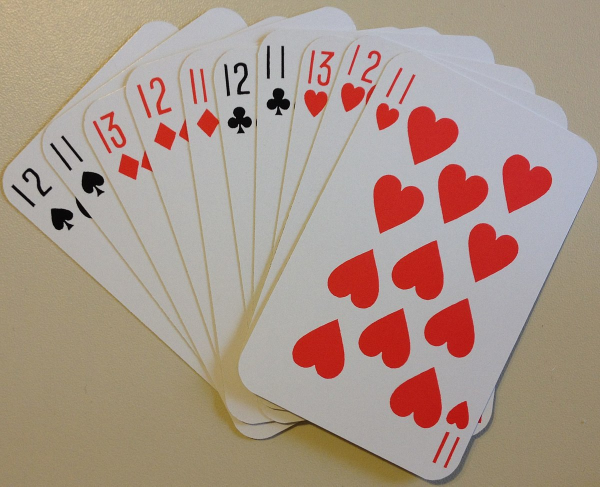
#> input picture cards.jpg, 1200 x 973 px (shown at 1/2 size)
$ python chapter5.py
#> lines starting #> are read from the running program, lines starting #| are printed output that depends on the picture

# WARP PERSPECTIVE

import cv2 as c
import numpy as np
img=c.imread("cards.jpg")
#> img is the input picture: shape (973, 1200, 3); mean B, G, R 138.1, 149.9, 170.3
width=int(img.shape[1]*.8)
#> width = 960
height=int(img.shape[0]*.8)
#> height = 778
dim=(width, height)
#> dim = (960, 778)
img=c.resize(img, dim)
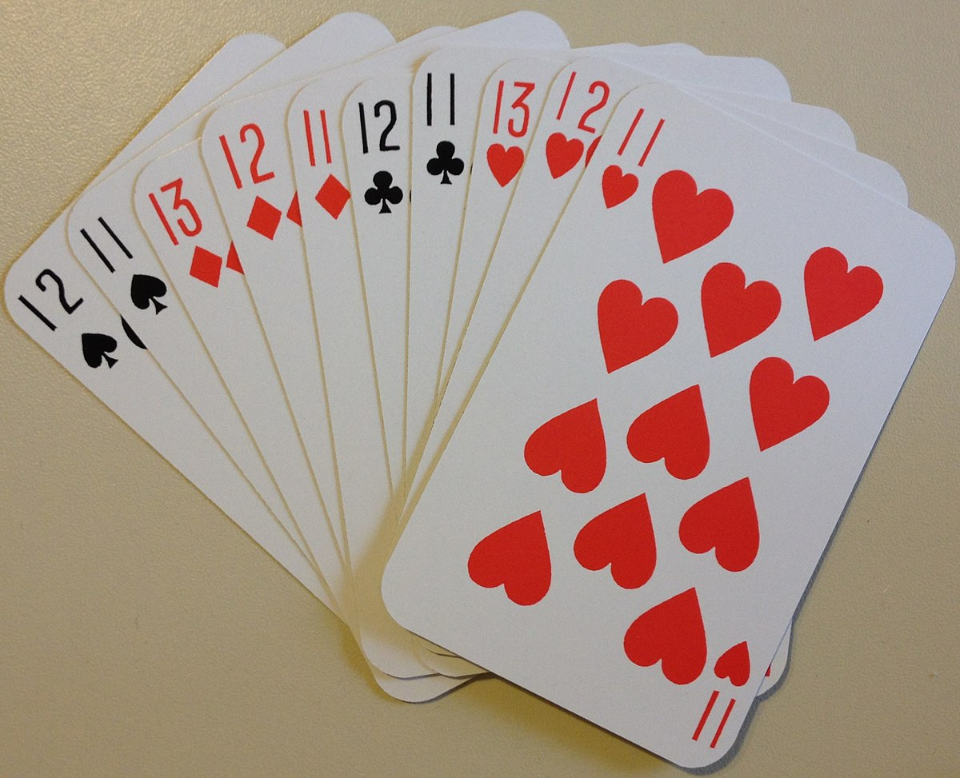
#> img: shape (778, 960, 3); mean B, G, R 137.9, 149.7, 170.2

width, height = 250, 350
pts1=np.float32([[642,88],[955,253],[387,607],[714,763]])
corners=np.float32([[0,0],[250,0],[0,350],[250,350]])

matrix=c.getPerspectiveTransform(pts1, corners)
img2=c.warpPerspective(img, matrix, (250, 350))
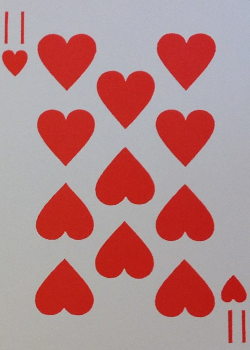
#> img2: shape (350, 250, 3); mean B, G, R 135.9, 134.9, 179.9


while True:
    c.imshow("Original Photo", img)
    c.imshow("Warp perspective of card", img2)
    if c.waitKey(1) & 0xFF==ord('q'):
#> (key q is pressed here)
        c.destroyAllWindows()
        break

$ run again, with Beach.png saved as cards.jpg
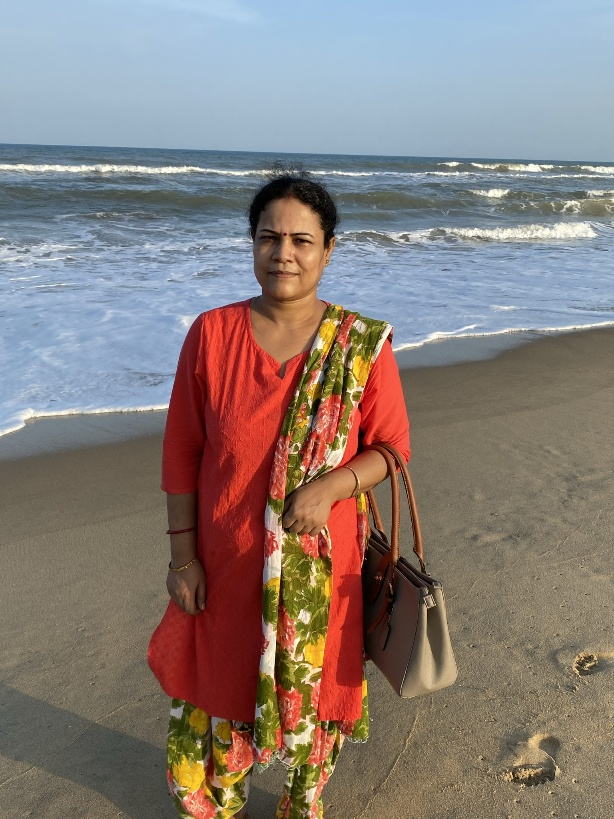
#> input picture Beach.png, 614 x 819 px
#> img is the input picture: shape (819, 614, 3); mean B, G, R 120.8, 125.3, 136.2
#> img: shape (655, 491, 3)
#> `img2=c.warpPerspective(img, matrix, (250, 350))`:
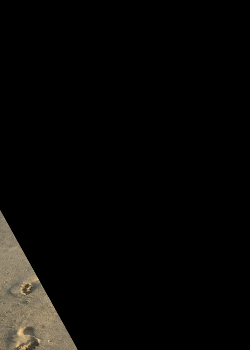
#> img2: shape (350, 250, 3); mean B, G, R 6.3, 7.8, 8.7
